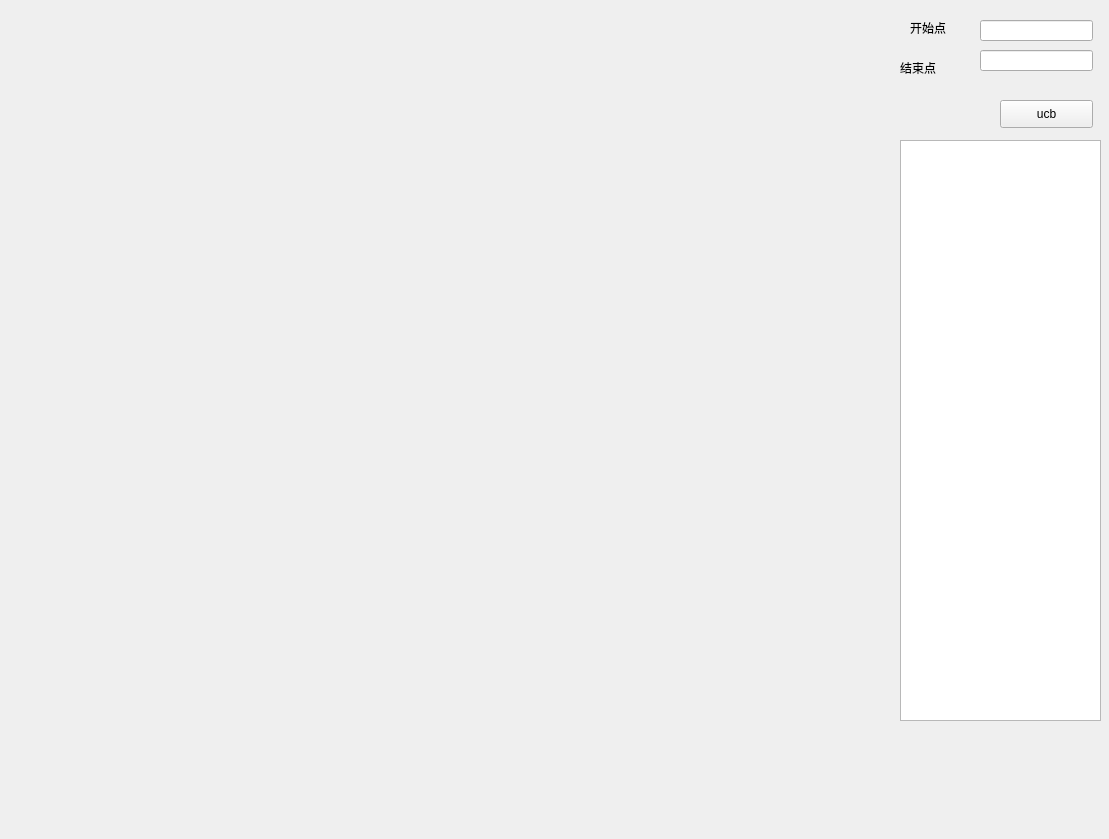
<?xml version="1.0" encoding="UTF-8"?>
<ui version="4.0">
 <class>MainWindow</class>
 <widget class="QMainWindow" name="MainWindow">
  <property name="geometry">
   <rect>
    <x>0</x>
    <y>0</y>
    <width>1109</width>
    <height>839</height>
   </rect>
  </property>
  <property name="windowTitle">
   <string>MainWindow</string>
  </property>
  <property name="styleSheet">
   <string notr="true"/>
  </property>
  <widget class="QWidget" name="centralWidget">
   <layout class="QHBoxLayout" name="horizontalLayout">
    <property name="spacing">
     <number>0</number>
    </property>
    <property name="leftMargin">
     <number>0</number>
    </property>
    <property name="topMargin">
     <number>0</number>
    </property>
    <property name="rightMargin">
     <number>0</number>
    </property>
    <property name="bottomMargin">
     <number>0</number>
    </property>
    <item>
     <widget class="QWidget" name="widget" native="true">
      <property name="styleSheet">
       <string notr="true"/>
      </property>
      <widget class="QPushButton" name="pushButton">
       <property name="geometry">
        <rect>
         <x>1000</x>
         <y>100</y>
         <width>93</width>
         <height>28</height>
        </rect>
       </property>
       <property name="text">
        <string>ucb</string>
       </property>
      </widget>
      <widget class="QLineEdit" name="startV">
       <property name="geometry">
        <rect>
         <x>980</x>
         <y>20</y>
         <width>113</width>
         <height>21</height>
        </rect>
       </property>
      </widget>
      <widget class="QLabel" name="label">
       <property name="geometry">
        <rect>
         <x>910</x>
         <y>20</y>
         <width>72</width>
         <height>15</height>
        </rect>
       </property>
       <property name="text">
        <string>开始点</string>
       </property>
      </widget>
      <widget class="QLabel" name="label_2">
       <property name="geometry">
        <rect>
         <x>900</x>
         <y>60</y>
         <width>72</width>
         <height>15</height>
        </rect>
       </property>
       <property name="text">
        <string>结束点</string>
       </property>
      </widget>
      <widget class="QLineEdit" name="end">
       <property name="geometry">
        <rect>
         <x>980</x>
         <y>50</y>
         <width>113</width>
         <height>21</height>
        </rect>
       </property>
      </widget>
      <widget class="QTextEdit" name="textEdit">
       <property name="geometry">
        <rect>
         <x>900</x>
         <y>140</y>
         <width>201</width>
         <height>581</height>
        </rect>
       </property>
      </widget>
     </widget>
    </item>
   </layout>
  </widget>
 </widget>
 <layoutdefault spacing="6" margin="11"/>
 <resources/>
 <connections/>
</ui>
